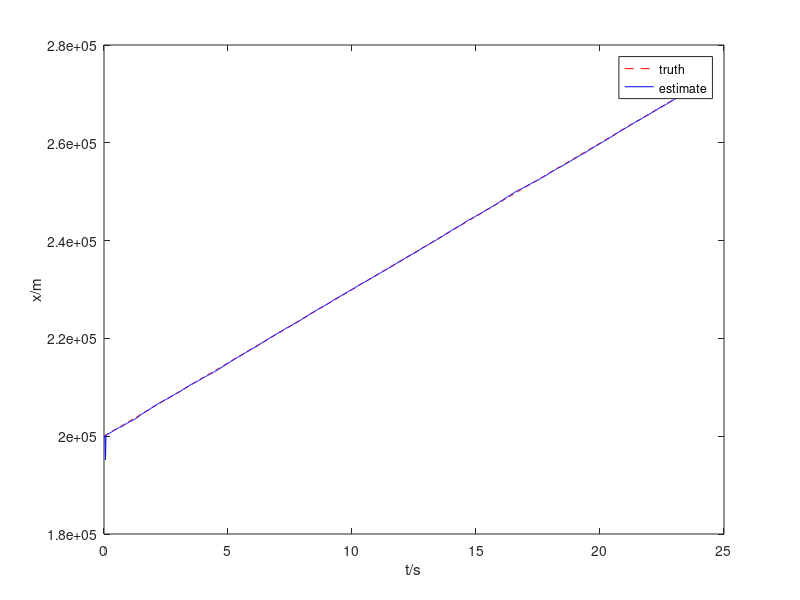
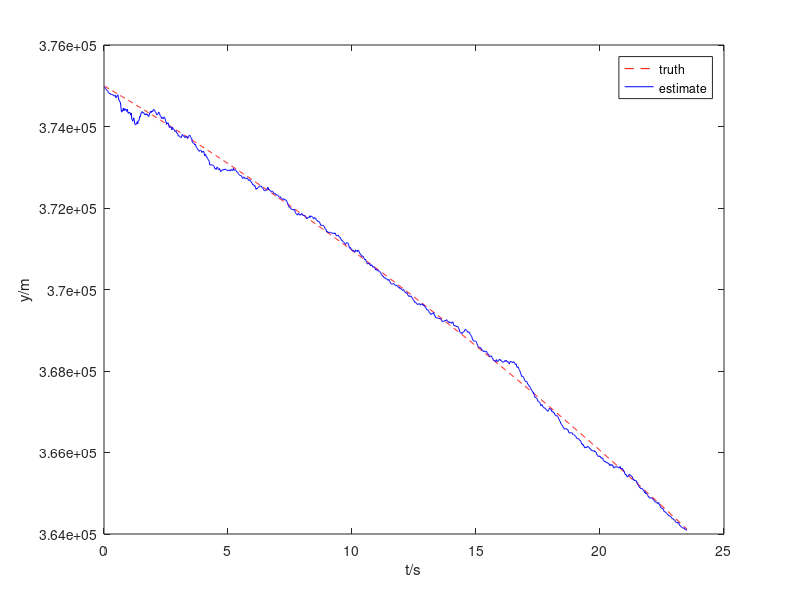
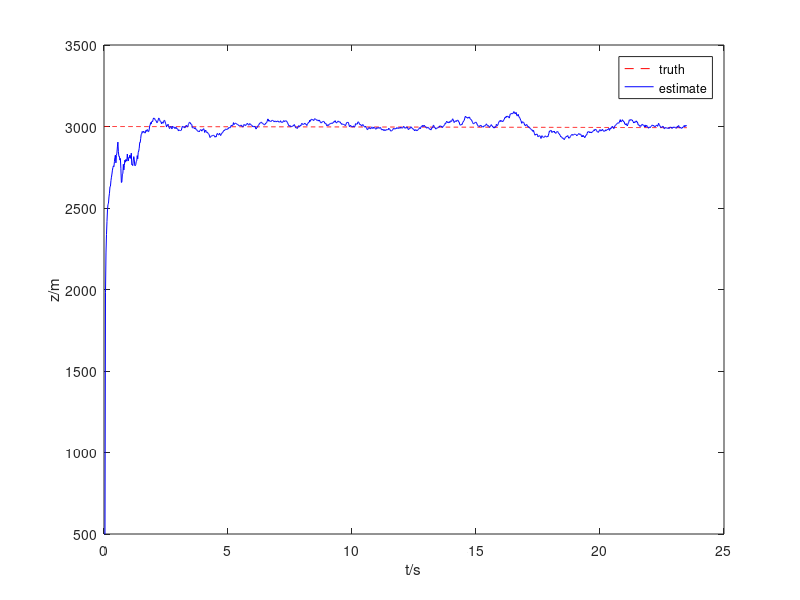
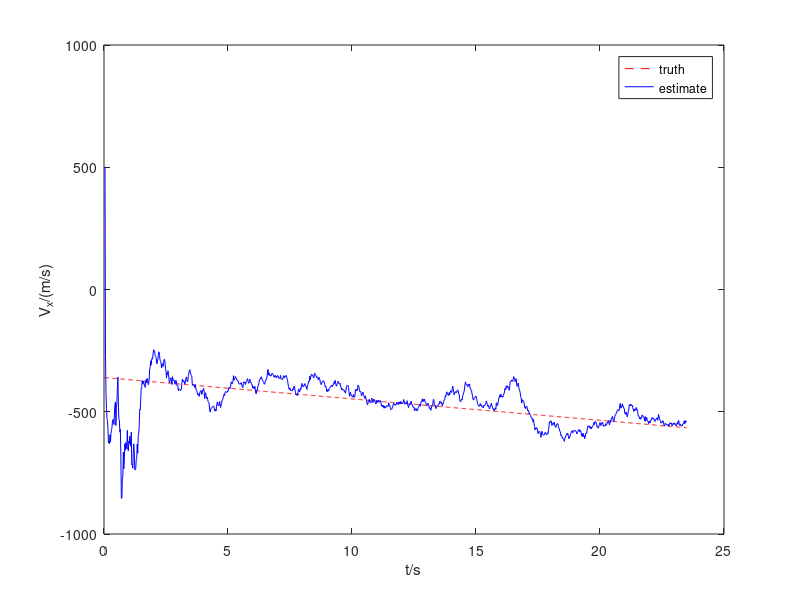

Write MATLAB code to recreate these figures, in order. (Note: this script raises an error after producing the figures.)
% clear;
% clc;
% close all;

load truth
load est

N = truth.K;
X1 = zeros(N,4);
X2 = zeros(N,4);
X1_est = zeros(N,4);
X2_est = zeros(N,4);
for i = 1:N
    X1(i,:) = truth.X{i}(:,1)';
    X2(i,:) = truth.X{i}(:,2)';
    if size(est.X{i},2) < 2
        if i == 1
            X1_est(i,:) = zeros(1,4);
            X2_est(i,:) = zeros(1,4);   
        else
            X1_est(i,:) = X1_est(i-1,:);
            X2_est(i,:) = X2_est(i-1,:);
        end
    else
        X1_est(i,:) = est.X{i}(:,1)';
        X2_est(i,:) = est.X{i}(:,2)';
    end
end

dX1 = X1-X1_est;
dX2 = X2-X2_est;

%%%%%%%%%%%%%%%%%%%%%%%%%%%%%%%%%%%%%%%%%%%%%%%
% X = X1;
% X1 = X2;
% X2 = X;

t = 0.02*(1:N);
figure(1);
plot(t,X1(:,1),'r--');
hold on;
plot(t,X1_est(:,1),'b-');
xlabel('t/s');ylabel('x/m');
legend('truth','estimate');

figure(2);
plot(t,X1(:,2),'r--');
hold on;
plot(t,X1_est(:,2),'b-');
xlabel('t/s');ylabel('y/m');
legend('truth','estimate');

figure(3);
plot(t,X1(:,3),'r--');
hold on;
plot(t,X1_est(:,3),'b-');
xlabel('t/s');ylabel('z/m');
legend('truth','estimate');

figure(4);
plot(t,X1(:,4),'r--');
hold on;
plot(t,X1_est(:,4),'b-');
xlabel('t/s');ylabel('V_x/(m/s)');
legend('truth','estimate');

figure(5);
plot(t,X1(:,5),'r--');
hold on;
plot(t,X1_est(:,5),'b-');
xlabel('t/s');ylabel('V_y/(m/s)');
legend('truth','estimate');

figure(6);
plot(t,X1(:,6),'r--');
hold on;
plot(t,X1_est(:,6),'b-');
xlabel('t/s');ylabel('V_z/(m/s)');
legend('truth','estimate');

figure(7);
plot(t,X1(:,7),'r--');
hold on;
plot(t,X1_est(:,7),'b-');
xlabel('t/s');ylabel('a_x/(m^2/s)');
legend('truth','estimate');

figure(8);
plot(t,X1(:,8),'r--');
hold on;
plot(t,X1_est(:,8),'b-');
xlabel('t/s');ylabel('a_y/(m^2/s)');
legend('truth','estimate');

figure(9);
plot(t,X1(:,9),'r--');
hold on;
plot(t,X1_est(:,9),'b-');
xlabel('t/s');ylabel('a_z/(m/s)');
legend('truth','estimate');

%%%%%%%%%%%%%%%%%%%%%%%%%%%%%%%%%%%%%%%%%%%%
figure(11);
plot(t,X2(:,1),'r--');
hold on;
plot(t,X2_est(:,1),'b-');
xlabel('t/s');ylabel('x/m');
legend('truth','estimate');

figure(12);
plot(t,X2(:,2),'r--');
hold on;
plot(t,X2_est(:,2),'b-');
xlabel('t/s');ylabel('y/m');
legend('truth','estimate');

figure(13);
plot(t,X2(:,3),'r--');
hold on;
plot(t,X2_est(:,3),'b-');
xlabel('t/s');ylabel('z/m');
legend('truth','estimate');

figure(14);
plot(t,X2(:,4),'r--');
hold on;
plot(t,X2_est(:,4),'b-');
xlabel('t/s');ylabel('V_x/(m/s)');
legend('truth','estimate');

figure(15);
plot(t,X2(:,5),'r--');
hold on;
plot(t,X2_est(:,5),'b-');
xlabel('t/s');ylabel('V_y/(m/s)');
legend('truth','estimate');

figure(16);
plot(t,X2(:,6),'r--');
hold on;
plot(t,X2_est(:,6),'b-');
xlabel('t/s');ylabel('V_z/(m/s)');
legend('truth','estimate');

figure(17);
plot(t,X2(:,7),'r--');
hold on;
plot(t,X2_est(:,7),'b-');
xlabel('t/s');ylabel('a_x/(m^2/s)');
legend('truth','estimate');

figure(18);
plot(t,X2(:,8),'r--');
hold on;
plot(t,X2_est(:,8),'b-');
xlabel('t/s');ylabel('a_y/(m^2/s)');
legend('truth','estimate');

figure(19);
plot(t,X2(:,9),'r--');
hold on;
plot(t,X2_est(:,9),'b-');
xlabel('t/s');ylabel('a_z/(m/s)');
legend('truth','estimate');


